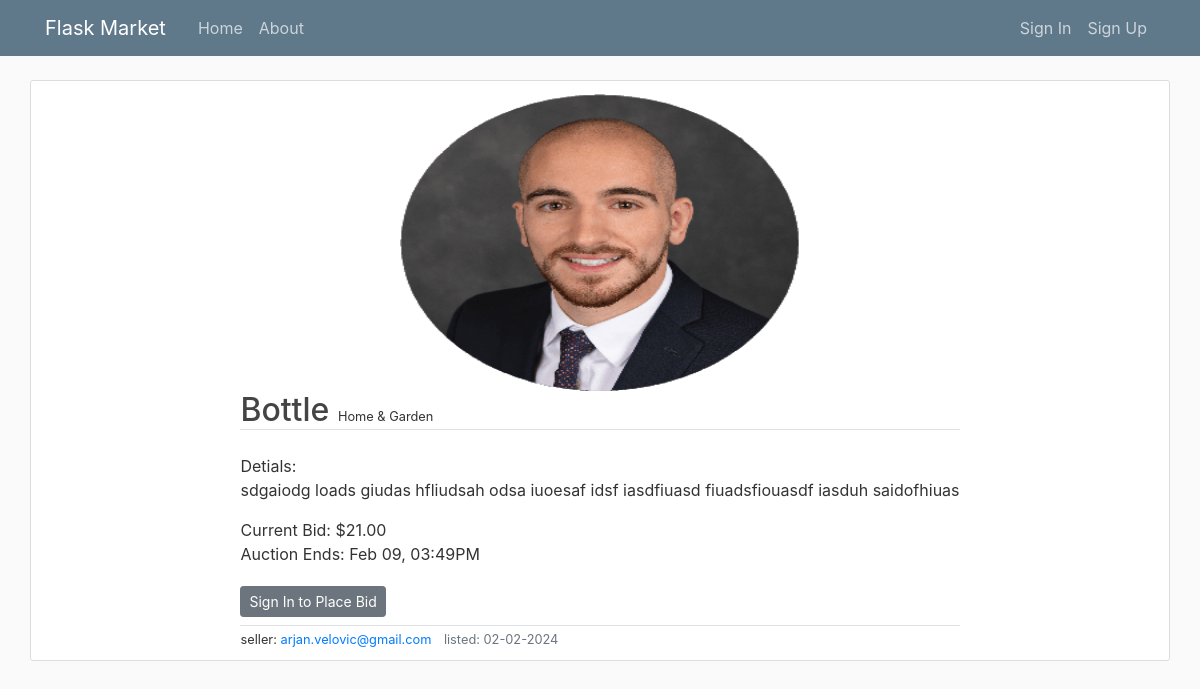
The page /item/2 on the database as committed earlier.
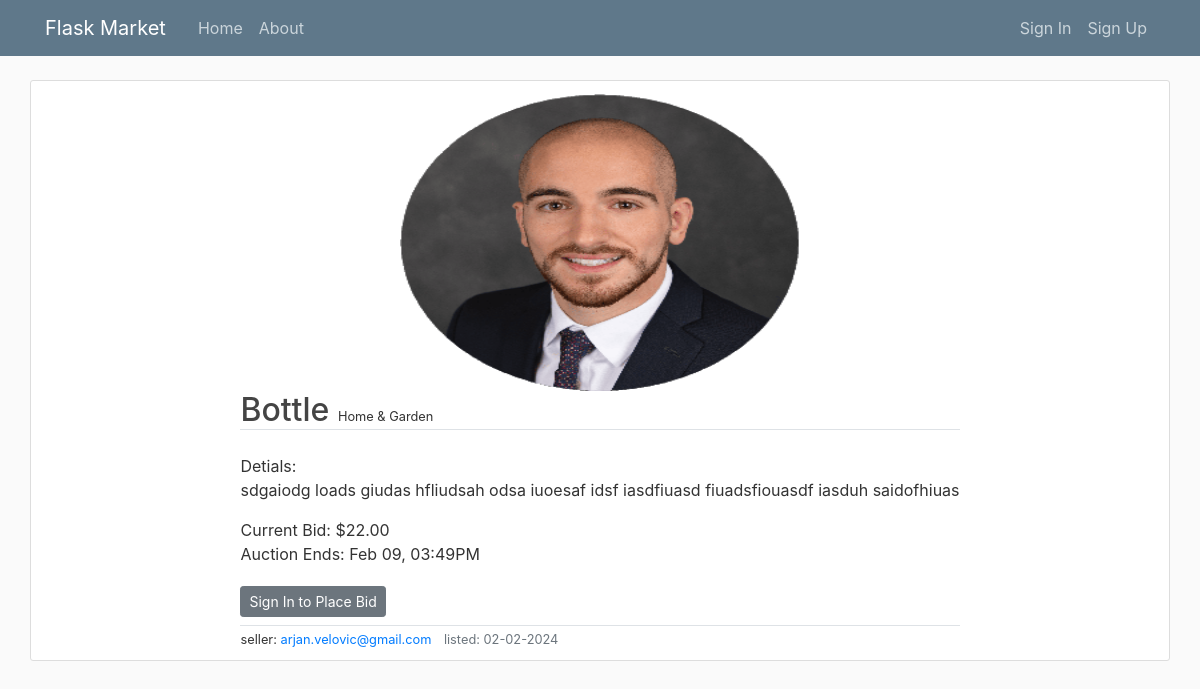
The same page on the database as committed later.
### flaskmarket/models.py (models this page shows, shortened)
class Item(db.Model):
    id = db.Column(db.Integer, primary_key=True)
    title = db.Column(db.String(100), nullable=False)
    description = db.Column(db.Text, nullable=False)
    category = db.Column(db.String(100), nullable=False)
    image_file = db.Column(db.String(50), nullable=False, default='default2.jpg')
    price = db.Column(db.Numeric, nullable=False)
    seller = db.Column(db.Integer, db.ForeignKey('user.id'), nullable=False)
    listeddate = db.Column(db.DateTime, nullable=False, default=datetime.utcnow)
    enddate = db.Column(db.DateTime, nullable=False, default=datetime.utcnow)
    hasbuyer = db.Column(db.Boolean, nullable = False, default = False)
    bidinfo = db.relationship('Bid', backref='item', lazy=True)
    watches = db.relationship('Watchlist', backref='item', lazy=True)
    @hybrid_property
    def notactive(self):
        if datetime.utcnow() - timedelta(hours=5) >= self.enddate:
            return True
        else:
            return False

### flaskmarket/items/routes.py (the view, shortened to what this page needs)
@items.route("/item/<int:item_id>", methods=['GET', 'POST'])
def item(item_id):
    item = Item.query.get_or_404(item_id)
    bidform = BidForm()
    watchlistform = WatchlistForm()
    bidform.bidvalue.validators = [NumberRange(min=item.price+1, message='You must beat the current bid by atleast $1')]
    return render_template('item.html', item=item, bidform=bidform, watchlistform = watchlistform)

### flaskmarket/templates/item.html (shortened to what this page needs)
{% extends "layout.html" %}
{% block content %}
  <article class="content-section row d-flex justify-content-center">
    <div class="col-12 d-flex justify-content-center">
      <img class="article-img3" src="{{ url_for('static', filename='item_pics/' + item.image_file) }}">
    </div>
    <div class="">
      <div class= "border-bottom">
        <a class="article-title h2" href="{{ url_for('items.item', item_id=item.id) }}">{{ item.title }}</a>
        {% if item.category != "None" %}
        <small class="ml-1 \text-muted">{{ item.category }}</small>
        {% endif %}
      </div>
      <div class="mt-4">Detials:</div>
      <div class="mb-3">{{ item.description }}</div>
      {% if item.notactive and item.hasbuyer%}
        <div class="">Sold Price: ${{ item.price|round(2) }}</div>
      {% elif item.notactive and item.hasbuyer == False %}
      <div class="">Price: ${{ item.price|round(2) }}</div>
      {% elif item.notactive == False %}
        <div class="">Current Bid: ${{ item.price|round(2) }}</div>
      {% endif %}
      {% if item.notactive%}
        <div class="">Ended: {{ item.enddate.strftime('%h %d, %I:%M%p') }}</div>
      {% else %}
        <div class="">Auction Ends: {{ item.enddate.strftime('%h %d, %I:%M%p') }}</div>
      {% endif %}
      <div class="mt-3 mb-1">
        {% if item.author == current_user %}
          {% if item.notactive%}
            <a class="btn btn-secondary btn-sm mt-1 mb-1" href="{{ url_for('items.update_item', item_id=item.id) }}">Relist Item</a>
          {% else %}
            {% if item.hasbuyer %}
              <div>
                <small>The listing cannot be updated or deleted once a bid has been made</small>
              </div>
            {% else %}
              <div>
                <a class="btn btn-secondary btn-sm mt-1 mb-1" href="{{ url_for('items.update_item', item_id=item.id) }}">Update</a>
                <button type="button" class="btn btn-danger btn-sm m-1" data-toggle="modal" data-target="#deleteModal">Delete</button>
              </div>
            {% endif %}
          {% endif %}
        {% else %}
        {% if item.notactive == False %}
          <div>
            <a class="btn btn-secondary btn-sm mt-1 mb-1" href="{{ url_for('users.signin') }}">Sign In to Place Bid</a>
          </div>
        {% endif %}
        {% endif %}
      </div>
      <div class="border-top">
        <small>seller: <a class="mr-2" href="{{ url_for('users.user_items', email=item.author.email) }}">{{ item.author.email }}</a></small>
        <small class="text-muted">listed: {{ item.listeddate.strftime('%m-%d-%Y') }}</small>
      </div>
    </div>
  </article>
{% endblock content %}

Rows that differ between the two databases and show on the page:
changed Item "Bottle": price "21.00" → "22.00"
